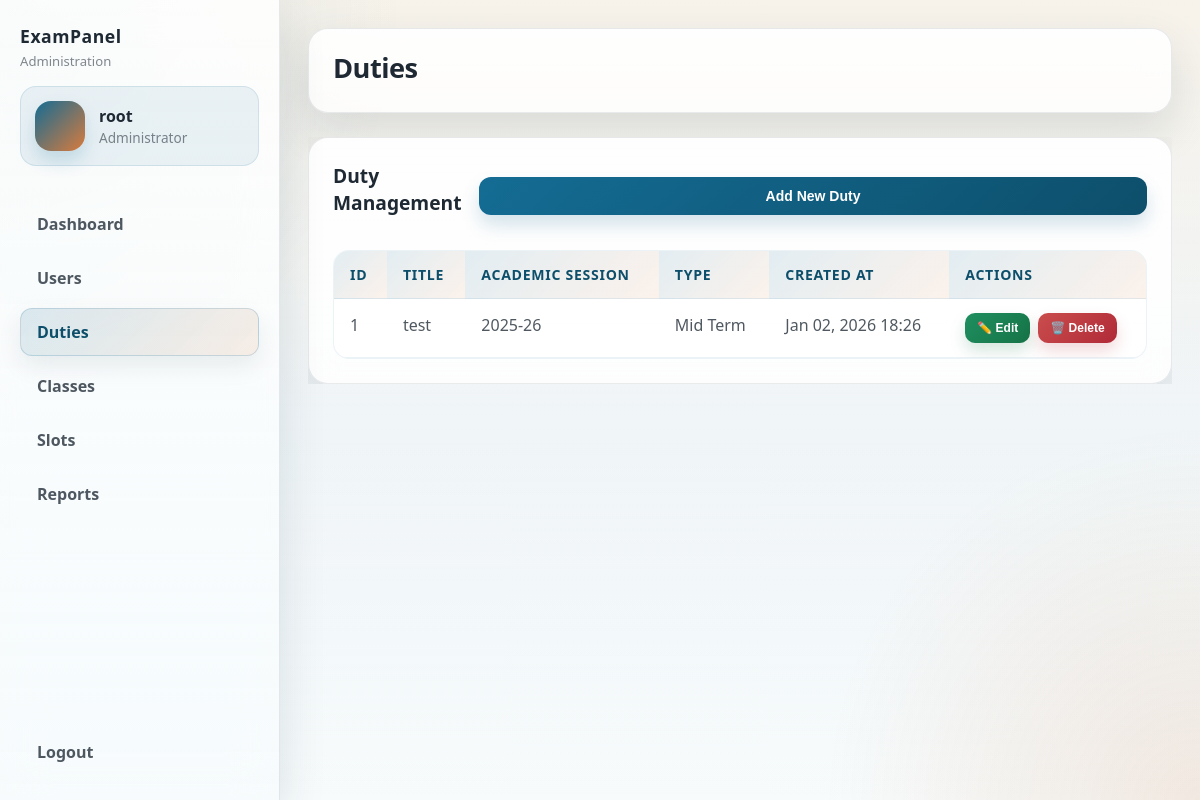
/admin/duties.php (signed in), run on the app's committed database.
### tables this page shows
CREATE TABLE `duties` (
  `id` int(11) NOT NULL,
  `title` text DEFAULT NULL,
  `academicsession` text DEFAULT NULL,
  `type` text DEFAULT NULL,
  `createdat` text DEFAULT NULL,
  `professor` int(11) DEFAULT 4,
  `assistantprofessor` int(11) DEFAULT 8,
  `associateprofessor` int(11) DEFAULT 6,
  `researchscholar` int(11) DEFAULT 10
);

### admin/duties.php (the view, shortened to what this page needs)
<?php
require_once '../lib/conn.php';
$query = "SELECT id, title, academicsession, type, professor, assistantprofessor, associateprofessor, researchscholar, createdat FROM duties ORDER BY id";
$result = $conn->query($query);
$duties = [];
if ($result) {
    while ($row = $result->fetch_assoc()) {
        $duties[] = $row;
    }
}
?>
<!DOCTYPE html>
<html lang="en">
<head>
    <link rel="stylesheet" href="../public/style/styles.css">
    <link rel="stylesheet" href="../public/style/admin.css">
</head>
<body class="admin-open">
    <?php include 'sidebar.php'; ?>
    <div class="main">
        <header class="topbar">
            <h1 class="page-title">Duties</h1>
        </header>
        <section class="content">
            <div class="duties-table">
                <div class="table-header">
                    <h2>Duty Management</h2>
                    <button type="button" class="btn add-user-btn" onclick="openAddModal()">Add New Duty</button>
                </div>
                <table>
                    <thead>
                        <tr>
                            <th>ID</th>
                            <th>Title</th>
                            <th>Academic Session</th>
                            <th>Type</th>
                            <th>Created At</th>
                            <th>Actions</th>
                        </tr>
                    </thead>
                    <tbody>
                        <?php foreach ($duties as $duty): ?>
                        <tr>
                            <td><?= htmlspecialchars($duty['id']) ?></td>
                            <td><?= htmlspecialchars($duty['title']) ?></td>
                            <td><?= htmlspecialchars($duty['academicsession']) ?></td>
                            <td><?= htmlspecialchars($duty['type']) ?></td>
                            <td><?= date('M d, Y H:i', strtotime($duty['createdat'])) ?></td>
                            <td>
                                <div class="actions">
                                    <button class="btn small edit-btn" onclick="openEditModal(<?= $duty['id'] ?>, '<?= addslashes(htmlspecialchars($duty['title'])) ?>', '<?= addslashes(htmlspecialchars($duty['academicsession'])) ?>', '<?= addslashes(htmlspecialchars($duty['type'])) ?>', <?= intval($duty['professor'] ?? 0) ?>, <?= intval($duty['assistantprofessor'] ?? 0) ?>, <?= intval($duty['associateprofessor'] ?? 0) ?>, <?= intval($duty['researchscholar'] ?? 0) ?>)" title="Edit Duty">
                                        ✏️ Edit
                                    </button>
                                    <form method="post" style="display:inline;" onsubmit="return confirm('Are you sure you want to delete this duty?')">
                                        <button type="submit" class="btn small delete-btn" title="Delete Duty">
                                            🗑️ Delete
                                        </button>
                                    </form>
                                </div>
                            </td>
                        </tr>
                        <?php endforeach; ?>
                    </tbody>
                </table>
            </div>
        </section>
    </div>
</body>
</html>

### public/style/styles.css (style rules this page uses)
html { overflow-x: hidden; width: 100%; max-width: 100%; }
body { font-family: Arial, sans-serif; margin: 0; padding: 0; background-color: #f4f4f9; color: #333; min-height: 100vh; display: flex; align-items: center; justify-content: center; padding: 16px; box-sizing: border-box; width: 100%; max-width: 100vw; overflow-x: hidden !important; }
h1 { text-align: center; color: #ffffff; margin-top: 0; margin-bottom: 18px; font-size: 1.6rem; }
button.btn { display: block; width: 100%; padding: 12px 14px; background: linear-gradient(135deg, rgba(83, 163, 255, 0.9), rgba(119, 102, 255, 0.9)); color: #fff; border: none; border-radius: 10px; cursor: pointer; font-size: 16px; font-weight: 600; box-shadow: 0 6px 18px rgba(56, 96, 255, 0.18); }
.btn.small { display: inline-block; width: auto; padding: 8px 12px; font-size: 0.9rem; border-radius: 8px; }

### data on the page
duties: id "1", title "test", academicsession "2025-26", type "Mid Term", createdat "Jan 02, 2026 18:26"

### other printed values
$username "root"
